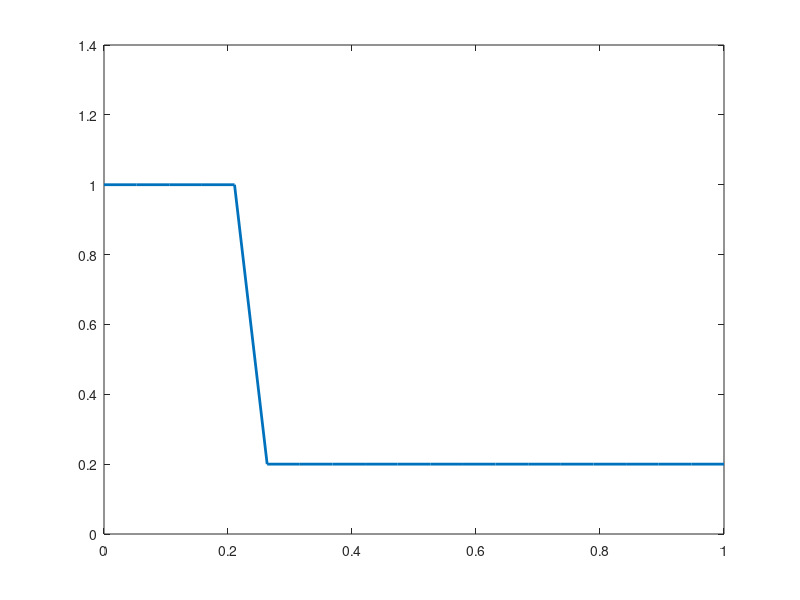

This chart was generated by the following MATLAB code:
clear all; clc;


% PARAMETRES PHYSIQUES

h = 0.05;
N = round(1/h);

phi = 0.02;
dt = 0.01;
Nt = 5;

k = 300e-15;

D = [1 0; 0 1];


% GRILLES DDFV


[xp,yp] = meshgrid(h/2:h:1-h/2,h/2:h:1-h/2);
[xd,yd] = meshgrid(0:h:1,0:h:1);

xp = xp(:); yp = yp(:);
xd = xd(:); yd = yd(:);

n_prim = length(xp);
n_dual = length(xd);

total_dof = n_prim + n_dual;


% MATRICES GLOBALES


A_global = zeros(total_dof);
F_global = zeros(total_dof,1);

%% Source

f_source = @(x,y)10 % Production;

%% Mobilit?s

krw = @(s)s.^2;
lambdas = @(s,muw,muo) krw(s)/muw + (1-krw(s))/muo;

%% Saturation initiale

sw = 0.2*ones(N,1);
sw(1:min(5,N)) = 1;

mu_w = 1e-3;
mu_o = 5e-3;


% ASSEMBLAGE DDFV PRESSURE


for i=1:N
for j=1:N

idx_current=(j-1)*N+i;

D_ij=D;
D_ip1j=D;
D_im1j=D;
D_ijp1=D;
D_ijm1=D;

alpha_center = 2*D_ij(2,2)*D_ijp1(2,2)/(D_ij(2,2)+D_ijp1(2,2)) + ...
               2*D_ij(2,2)*D_ijm1(2,2)/(D_ij(2,2)+D_ijm1(2,2)) + ...
               2*D_ij(1,1)*D_im1j(1,1)/(D_ij(1,1)+D_im1j(1,1)) + ...
               2*D_ij(1,1)*D_ip1j(1,1)/(D_ij(1,1)+D_ip1j(1,1));

A_global(idx_current,idx_current)=alpha_center;

x_coord=(i-0.5)*h;
y_coord=(j-0.5)*h;

F_global(idx_current)=h^2*f_source(x_coord,y_coord);

end
end

%% R?gularisation matrice (IMPORTANT stabilit? num?rique)

A_global = A_global + 1e-8*eye(total_dof);

%% Conditions Dirichlet

for i=1:N
for j=[1 N]

idx=(j-1)*N+i;
A_global(idx,:)=0;
A_global(idx,idx)=1;
F_global(idx)=0;

end
end

for j=1:N
for i=[1 N]

idx=(j-1)*N+i;
A_global(idx,:)=0;
A_global(idx,idx)=1;
F_global(idx)=0;

end
end

%% Dual boundary

for i=0:N
for j=[0 N]

idx=n_prim+j*(N+1)+i+1;

if idx<=total_dof
A_global(idx,:)=0;
A_global(idx,idx)=1;
F_global(idx)=0;
end

end
end

%% R?solution pression

phi_solution=A_global\F_global;

phi_prim=phi_solution(1:n_prim);
phi_dual=phi_solution(n_prim+1:end);

%% Interpolation pression

Xp=reshape(xp,N,N);
Yp=reshape(yp,N,N);
PhiP=reshape(phi_prim,N,N);

Xd=reshape(xd,N+1,N+1);
Yd=reshape(yd,N+1,N+1);
PhiD=reshape(phi_dual,N+1,N+1);

[Xplot,Yplot]=meshgrid(linspace(0,1,100));

Ui_prim=interp2(Xp,Yp,PhiP,Xplot,Yplot,'linear');
Ui_dual=interp2(Xd,Yd,PhiD,Xplot,Yplot,'linear');

Ui_final=(Ui_prim+Ui_dual)/2;
Ui_final(isnan(Ui_final))=0;

% Darcy vitesse

lt=lambdas(sw,mu_w,mu_o);
lw=krw(sw);

u=zeros(N,1);
sw_new=sw;

idx_center = round(N/2);

for i=1:N-1

i2=min(i+1,N);

lt_face=0.5*(lt(i)+lt(i2));

dP=(Ui_final(idx_center,i2)-Ui_final(idx_center,i))/h;

u(i)=-k*lt_face*dP;

end


% Transport saturation UPWIND


for i=2:N-1

fw=lw(i)/max(lt(i),1e-12);

if u(i)>0
flux=fw*u(i);
else
flux=fw*u(min(i+1,N));
end

sw_new(i)=sw(i)-dt/phi*(flux-fw*u(i-1))/h;

end
% Visualisation


x=linspace(0,1,N);

figure
plot(x,sw_new,'LineWidth',2)
saveas(gcf, 'ma_figure_saturation_DDFVM_1D_injection.png');
xlabel('x')
ylabel('Saturation')
title('Transport saturation DDFVM')
grid on
